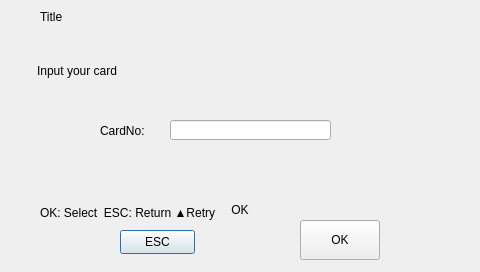
<ui version="4.0" >
 <class>EnrollCard</class>
 <widget class="QDialog" name="EnrollCard" >
  <property name="geometry" >
   <rect>
    <x>0</x>
    <y>0</y>
    <width>480</width>
    <height>272</height>
   </rect>
  </property>
  <property name="windowTitle" >
   <string>Dialog</string>
  </property>
  <widget class="QLabel" name="lblBackground" >
   <property name="geometry" >
    <rect>
     <x>0</x>
     <y>0</y>
     <width>480</width>
     <height>272</height>
    </rect>
   </property>
   <property name="text" >
    <string/>
   </property>
   <property name="pixmap" >
    <pixmap resource="../sb3000.qrc" >:/images/res/bg-main.png</pixmap>
   </property>
  </widget>
  <widget class="QLabel" name="lblTitleBackground" >
   <property name="geometry" >
    <rect>
     <x>0</x>
     <y>0</y>
     <width>400</width>
     <height>34</height>
    </rect>
   </property>
   <property name="text" >
    <string/>
   </property>
   <property name="pixmap" >
    <pixmap resource="../sb3000.qrc" >:/images/res/title-1.png</pixmap>
   </property>
  </widget>
  <widget class="QLabel" name="lblTitleText" >
   <property name="geometry" >
    <rect>
     <x>40</x>
     <y>3</y>
     <width>273</width>
     <height>28</height>
    </rect>
   </property>
   <property name="text" >
    <string>Title</string>
   </property>
  </widget>
  <widget class="QLabel" name="lblTitleIcon" >
   <property name="geometry" >
    <rect>
     <x>9</x>
     <y>5</y>
     <width>26</width>
     <height>26</height>
    </rect>
   </property>
   <property name="text" >
    <string/>
   </property>
   <property name="pixmap" >
    <pixmap resource="../sb3000.qrc" >:/images/res/icon-card.png</pixmap>
   </property>
   <property name="scaledContents" >
    <bool>true</bool>
   </property>
  </widget>
  <widget class="QLabel" name="lblStatusIcon" >
   <property name="geometry" >
    <rect>
     <x>20</x>
     <y>205</y>
     <width>16</width>
     <height>16</height>
    </rect>
   </property>
   <property name="text" >
    <string/>
   </property>
   <property name="pixmap" >
    <pixmap resource="../sb3000.qrc" >:/images/res/icon-help.png</pixmap>
   </property>
  </widget>
  <widget class="QLabel" name="lblStatusText" >
   <property name="geometry" >
    <rect>
     <x>40</x>
     <y>200</y>
     <width>270</width>
     <height>25</height>
    </rect>
   </property>
   <property name="text" >
    <string>OK: Select  ESC: Return ▲Retry</string>
   </property>
  </widget>
  <widget class="QLineEdit" name="txtCardNumber" >
   <property name="geometry" >
    <rect>
     <x>170</x>
     <y>120</y>
     <width>161</width>
     <height>20</height>
    </rect>
   </property>
  </widget>
  <widget class="QPushButton" name="btnESC" >
   <property name="geometry" >
    <rect>
     <x>120</x>
     <y>230</y>
     <width>75</width>
     <height>24</height>
    </rect>
   </property>
   <property name="text" >
    <string>ESC</string>
   </property>
  </widget>
  <widget class="QPushButton" name="btnOK" >
   <property name="geometry" >
    <rect>
     <x>300</x>
     <y>220</y>
     <width>80</width>
     <height>40</height>
    </rect>
   </property>
   <property name="text" >
    <string>OK</string>
   </property>
  </widget>
  <widget class="QLabel" name="lblCardNumber" >
   <property name="geometry" >
    <rect>
     <x>100</x>
     <y>120</y>
     <width>61</width>
     <height>21</height>
    </rect>
   </property>
   <property name="text" >
    <string>CardNo: </string>
   </property>
  </widget>
  <widget class="QLabel" name="lblEnrollStatus" >
   <property name="geometry" >
    <rect>
     <x>37</x>
     <y>60</y>
     <width>191</width>
     <height>21</height>
    </rect>
   </property>
   <property name="text" >
    <string>Input your card</string>
   </property>
  </widget>
  <widget class="QLabel" name="lblEsc" >
   <property name="geometry" >
    <rect>
     <x>400</x>
     <y>0</y>
     <width>80</width>
     <height>34</height>
    </rect>
   </property>
   <property name="text" >
    <string/>
   </property>
   <property name="pixmap" >
    <pixmap resource="../sb3000.qrc" >:/images/res/esc.png</pixmap>
   </property>
  </widget>
  <widget class="QLabel" name="lblButtonBackgroud" >
   <property name="geometry" >
    <rect>
     <x>200</x>
     <y>190</y>
     <width>80</width>
     <height>40</height>
    </rect>
   </property>
   <property name="text" >
    <string/>
   </property>
   <property name="pixmap" >
    <pixmap resource="../sb3000.qrc" >:/images/res/bg-button.png</pixmap>
   </property>
  </widget>
  <widget class="QLabel" name="lblButtonTitle" >
   <property name="geometry" >
    <rect>
     <x>215</x>
     <y>196</y>
     <width>50</width>
     <height>28</height>
    </rect>
   </property>
   <property name="text" >
    <string>OK</string>
   </property>
   <property name="alignment" >
    <set>Qt::AlignCenter</set>
   </property>
  </widget>
 </widget>
 <resources>
  <include location="../sb3000.qrc" />
 </resources>
 <connections/>
</ui>
